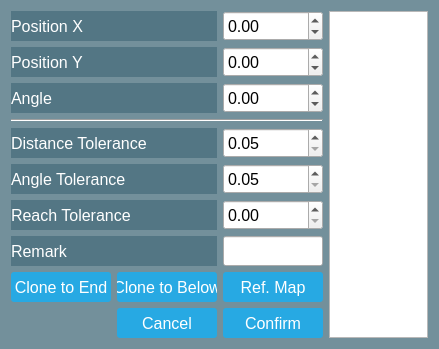
<?xml version="1.0" encoding="UTF-8"?>
<ui version="4.0">
 <class>goalEditDialog</class>
 <widget class="QDialog" name="goalEditDialog">
  <property name="geometry">
   <rect>
    <x>0</x>
    <y>0</y>
    <width>439</width>
    <height>345</height>
   </rect>
  </property>
  <property name="windowTitle">
   <string>Goal Edit</string>
  </property>
  <property name="styleSheet">
   <string notr="true">QDialog, QRadioButton , QLabel
{ 
	background:  rgba(32, 80, 96, 100);
	color:white;
}

QPushButton
{
	color: white;
	background-color: #27a9e3;
	border-width: 0px;
	border-radius: 3px;
}

QPushButton:hover, QComboBox:hover{ background-color: #66c011; }</string>
  </property>
  <layout class="QGridLayout" name="gridLayout" columnstretch="1,0,0,0">
   <item row="9" column="2">
    <widget class="QPushButton" name="coordinateMapBtn">
     <property name="sizePolicy">
      <sizepolicy hsizetype="Fixed" vsizetype="Preferred">
       <horstretch>0</horstretch>
       <verstretch>0</verstretch>
      </sizepolicy>
     </property>
     <property name="minimumSize">
      <size>
       <width>100</width>
       <height>30</height>
      </size>
     </property>
     <property name="font">
      <font>
       <pointsize>12</pointsize>
      </font>
     </property>
     <property name="text">
      <string>Ref. Map</string>
     </property>
    </widget>
   </item>
   <item row="9" column="0">
    <widget class="QPushButton" name="cloneEndBtn">
     <property name="sizePolicy">
      <sizepolicy hsizetype="Fixed" vsizetype="Preferred">
       <horstretch>0</horstretch>
       <verstretch>0</verstretch>
      </sizepolicy>
     </property>
     <property name="minimumSize">
      <size>
       <width>100</width>
       <height>30</height>
      </size>
     </property>
     <property name="font">
      <font>
       <pointsize>12</pointsize>
      </font>
     </property>
     <property name="text">
      <string>Clone to End</string>
     </property>
    </widget>
   </item>
   <item row="1" column="0" colspan="2">
    <widget class="QLabel" name="posXLabel">
     <property name="minimumSize">
      <size>
       <width>0</width>
       <height>30</height>
      </size>
     </property>
     <property name="font">
      <font>
       <pointsize>12</pointsize>
      </font>
     </property>
     <property name="text">
      <string>Position X</string>
     </property>
    </widget>
   </item>
   <item row="9" column="1">
    <widget class="QPushButton" name="cloneBelowBtn">
     <property name="sizePolicy">
      <sizepolicy hsizetype="Fixed" vsizetype="Preferred">
       <horstretch>0</horstretch>
       <verstretch>0</verstretch>
      </sizepolicy>
     </property>
     <property name="minimumSize">
      <size>
       <width>100</width>
       <height>30</height>
      </size>
     </property>
     <property name="font">
      <font>
       <pointsize>12</pointsize>
      </font>
     </property>
     <property name="text">
      <string>Clone to Below</string>
     </property>
    </widget>
   </item>
   <item row="1" column="2">
    <widget class="QDoubleSpinBox" name="xDoubleSpinBox">
     <property name="sizePolicy">
      <sizepolicy hsizetype="Preferred" vsizetype="Preferred">
       <horstretch>0</horstretch>
       <verstretch>0</verstretch>
      </sizepolicy>
     </property>
     <property name="minimumSize">
      <size>
       <width>0</width>
       <height>30</height>
      </size>
     </property>
     <property name="font">
      <font>
       <pointsize>12</pointsize>
      </font>
     </property>
     <property name="minimum">
      <double>-50.000000000000000</double>
     </property>
     <property name="maximum">
      <double>50.000000000000000</double>
     </property>
     <property name="singleStep">
      <double>0.100000000000000</double>
     </property>
    </widget>
   </item>
   <item row="2" column="2">
    <widget class="QDoubleSpinBox" name="yDoubleSpinBox">
     <property name="sizePolicy">
      <sizepolicy hsizetype="Preferred" vsizetype="Preferred">
       <horstretch>0</horstretch>
       <verstretch>0</verstretch>
      </sizepolicy>
     </property>
     <property name="minimumSize">
      <size>
       <width>0</width>
       <height>30</height>
      </size>
     </property>
     <property name="font">
      <font>
       <pointsize>12</pointsize>
      </font>
     </property>
     <property name="minimum">
      <double>-50.000000000000000</double>
     </property>
     <property name="maximum">
      <double>50.000000000000000</double>
     </property>
     <property name="singleStep">
      <double>0.100000000000000</double>
     </property>
    </widget>
   </item>
   <item row="5" column="2">
    <widget class="QDoubleSpinBox" name="disToleranceDSB">
     <property name="sizePolicy">
      <sizepolicy hsizetype="Preferred" vsizetype="Preferred">
       <horstretch>0</horstretch>
       <verstretch>0</verstretch>
      </sizepolicy>
     </property>
     <property name="minimumSize">
      <size>
       <width>0</width>
       <height>30</height>
      </size>
     </property>
     <property name="font">
      <font>
       <pointsize>12</pointsize>
      </font>
     </property>
     <property name="minimum">
      <double>0.050000000000000</double>
     </property>
     <property name="maximum">
      <double>5.000000000000000</double>
     </property>
     <property name="singleStep">
      <double>0.050000000000000</double>
     </property>
     <property name="value">
      <double>0.050000000000000</double>
     </property>
    </widget>
   </item>
   <item row="1" column="3" rowspan="10">
    <widget class="QGraphicsView" name="xyGraphicsView"/>
   </item>
   <item row="6" column="2">
    <widget class="QDoubleSpinBox" name="angleToleranceDSB">
     <property name="sizePolicy">
      <sizepolicy hsizetype="Preferred" vsizetype="Preferred">
       <horstretch>0</horstretch>
       <verstretch>0</verstretch>
      </sizepolicy>
     </property>
     <property name="minimumSize">
      <size>
       <width>0</width>
       <height>30</height>
      </size>
     </property>
     <property name="font">
      <font>
       <pointsize>12</pointsize>
      </font>
     </property>
     <property name="minimum">
      <double>0.050000000000000</double>
     </property>
     <property name="maximum">
      <double>5.000000000000000</double>
     </property>
     <property name="singleStep">
      <double>0.050000000000000</double>
     </property>
     <property name="value">
      <double>0.050000000000000</double>
     </property>
    </widget>
   </item>
   <item row="7" column="0" colspan="2">
    <widget class="QLabel" name="reachToleranceLabel">
     <property name="minimumSize">
      <size>
       <width>0</width>
       <height>30</height>
      </size>
     </property>
     <property name="font">
      <font>
       <pointsize>12</pointsize>
      </font>
     </property>
     <property name="text">
      <string>Reach Tolerance</string>
     </property>
    </widget>
   </item>
   <item row="3" column="2">
    <widget class="QDoubleSpinBox" name="orientationDoubleSpinBox">
     <property name="sizePolicy">
      <sizepolicy hsizetype="Preferred" vsizetype="Preferred">
       <horstretch>0</horstretch>
       <verstretch>0</verstretch>
      </sizepolicy>
     </property>
     <property name="minimumSize">
      <size>
       <width>0</width>
       <height>30</height>
      </size>
     </property>
     <property name="font">
      <font>
       <pointsize>12</pointsize>
      </font>
     </property>
     <property name="minimum">
      <double>-180.000000000000000</double>
     </property>
     <property name="maximum">
      <double>180.000000000000000</double>
     </property>
     <property name="singleStep">
      <double>0.100000000000000</double>
     </property>
    </widget>
   </item>
   <item row="4" column="0" colspan="3">
    <widget class="Line" name="line">
     <property name="orientation">
      <enum>Qt::Horizontal</enum>
     </property>
    </widget>
   </item>
   <item row="8" column="0" colspan="2">
    <widget class="QLabel" name="remarkLabel">
     <property name="minimumSize">
      <size>
       <width>0</width>
       <height>30</height>
      </size>
     </property>
     <property name="font">
      <font>
       <pointsize>12</pointsize>
      </font>
     </property>
     <property name="text">
      <string>Remark</string>
     </property>
    </widget>
   </item>
   <item row="5" column="0" colspan="2">
    <widget class="QLabel" name="disToleranceLabel">
     <property name="minimumSize">
      <size>
       <width>0</width>
       <height>30</height>
      </size>
     </property>
     <property name="font">
      <font>
       <pointsize>12</pointsize>
      </font>
     </property>
     <property name="text">
      <string>Distance Tolerance</string>
     </property>
    </widget>
   </item>
   <item row="8" column="2">
    <widget class="QLineEdit" name="remarkLineEdit">
     <property name="sizePolicy">
      <sizepolicy hsizetype="Preferred" vsizetype="Preferred">
       <horstretch>0</horstretch>
       <verstretch>0</verstretch>
      </sizepolicy>
     </property>
     <property name="minimumSize">
      <size>
       <width>0</width>
       <height>30</height>
      </size>
     </property>
     <property name="font">
      <font>
       <pointsize>12</pointsize>
      </font>
     </property>
    </widget>
   </item>
   <item row="7" column="2">
    <widget class="QDoubleSpinBox" name="reachToleranceDSB">
     <property name="sizePolicy">
      <sizepolicy hsizetype="Preferred" vsizetype="Preferred">
       <horstretch>0</horstretch>
       <verstretch>0</verstretch>
      </sizepolicy>
     </property>
     <property name="minimumSize">
      <size>
       <width>0</width>
       <height>30</height>
      </size>
     </property>
     <property name="font">
      <font>
       <pointsize>12</pointsize>
      </font>
     </property>
     <property name="maximum">
      <double>5.000000000000000</double>
     </property>
     <property name="singleStep">
      <double>0.050000000000000</double>
     </property>
    </widget>
   </item>
   <item row="6" column="0" colspan="2">
    <widget class="QLabel" name="angleToleranceLabel">
     <property name="minimumSize">
      <size>
       <width>0</width>
       <height>30</height>
      </size>
     </property>
     <property name="font">
      <font>
       <pointsize>12</pointsize>
      </font>
     </property>
     <property name="text">
      <string>Angle Tolerance</string>
     </property>
    </widget>
   </item>
   <item row="2" column="0" colspan="2">
    <widget class="QLabel" name="posYLabel">
     <property name="minimumSize">
      <size>
       <width>0</width>
       <height>30</height>
      </size>
     </property>
     <property name="font">
      <font>
       <pointsize>12</pointsize>
      </font>
     </property>
     <property name="text">
      <string>Position Y</string>
     </property>
    </widget>
   </item>
   <item row="3" column="0" colspan="2">
    <widget class="QLabel" name="angleLabel">
     <property name="minimumSize">
      <size>
       <width>0</width>
       <height>30</height>
      </size>
     </property>
     <property name="font">
      <font>
       <pointsize>12</pointsize>
      </font>
     </property>
     <property name="text">
      <string>Angle</string>
     </property>
    </widget>
   </item>
   <item row="10" column="1">
    <widget class="QPushButton" name="cancelBtn">
     <property name="sizePolicy">
      <sizepolicy hsizetype="Fixed" vsizetype="Preferred">
       <horstretch>0</horstretch>
       <verstretch>0</verstretch>
      </sizepolicy>
     </property>
     <property name="minimumSize">
      <size>
       <width>100</width>
       <height>30</height>
      </size>
     </property>
     <property name="font">
      <font>
       <pointsize>12</pointsize>
      </font>
     </property>
     <property name="text">
      <string>Cancel</string>
     </property>
    </widget>
   </item>
   <item row="10" column="2">
    <widget class="QPushButton" name="okBtn">
     <property name="sizePolicy">
      <sizepolicy hsizetype="Fixed" vsizetype="Preferred">
       <horstretch>0</horstretch>
       <verstretch>0</verstretch>
      </sizepolicy>
     </property>
     <property name="minimumSize">
      <size>
       <width>100</width>
       <height>30</height>
      </size>
     </property>
     <property name="font">
      <font>
       <pointsize>12</pointsize>
      </font>
     </property>
     <property name="text">
      <string>Confirm</string>
     </property>
    </widget>
   </item>
  </layout>
 </widget>
 <resources/>
 <connections/>
</ui>
